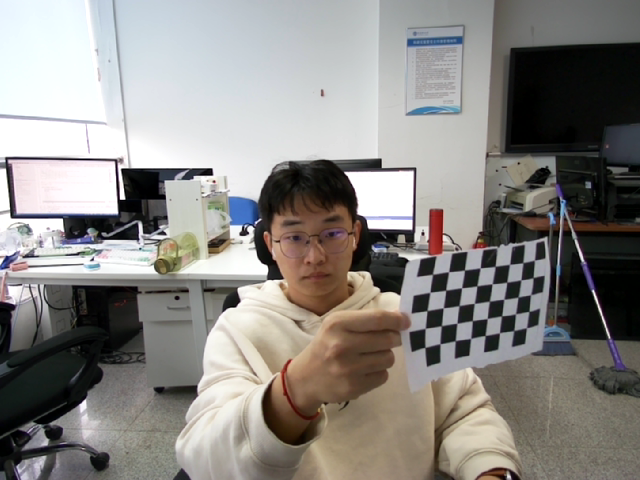
#> input picture Annotation/camera_check_ours/frames/D2/d0.png, 640 x 480 px
$ python camera_3d.py
#> lines starting #> are read from the running program, lines starting #| are printed output that depends on the picture; long printed decimals are rounded
import cv2 as cv
import glob
import numpy as np
import matplotlib.pyplot as plt


def calibrate_camera(images_folder):
#> called with images_folder = 'D2/*'
    images_names = glob.glob(images_folder)
    images = []
    for imname in images_names:
        im = cv.imread(imname, 1)
#> im is the input picture: shape (480, 640, 3); mean B, G, R 132.6, 136.2, 139.1
        images.append(im)

    # [12 lines of commented-out code are left out]
    criteria = (cv.TERM_CRITERIA_EPS + cv.TERM_CRITERIA_MAX_ITER, 30, 0.001)

    rows = 5  # number of checkerboard rows.
    columns = 8  # number of checkerboard columns.
    world_scaling = 1.  # change this to the real world square size. Or not.

    # coordinates of squares in the checkerboard world space
    objp = np.zeros((rows * columns, 3), np.float32)
    objp[:, :2] = np.mgrid[0:rows, 0:columns].T.reshape(-1, 2)
    objp = world_scaling * objp

    # frame dimensions. Frames should be the same size.
    width = images[0].shape[1]
#> width = 640
    height = images[0].shape[0]
#> height = 480

    # Pixel coordinates of checkerboards
    imgpoints = []  # 2d points in image plane.

    # coordinates of the checkerboard in checkerboard world space.
    objpoints = []  # 3d point in real world space

    for frame in images:
        gray = cv.cvtColor(frame, cv.COLOR_BGR2GRAY)

        # find the checkerboard
        ret, corners = cv.findChessboardCorners(gray, (rows, columns), None)

        if ret == True:
            # Convolution size used to improve corner detection. Don't make this too large.
            conv_size = (11, 11)

            # opencv can attempt to improve the checkerboard coordinates
            corners = cv.cornerSubPix(gray, corners, conv_size, (-1, -1), criteria)
            cv.drawChessboardCorners(frame, (rows, columns), corners, ret)
            cv.imshow('img', frame)
            cv.waitKey(500)

            objpoints.append(objp)
            imgpoints.append(corners)
#> this loop made 3 passes
#> pass 1, in calibrate_camera, `gray = cv.cvtColor(frame, cv.COLOR_BGR2GRAY)`:
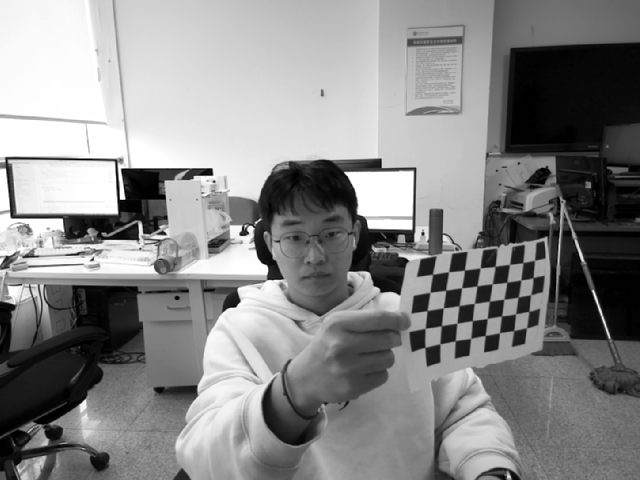
#> gray: shape (480, 640); min 0, max 255, mean 136.7
#> pass 1, in calibrate_camera, `cv.imshow('img', frame)`:
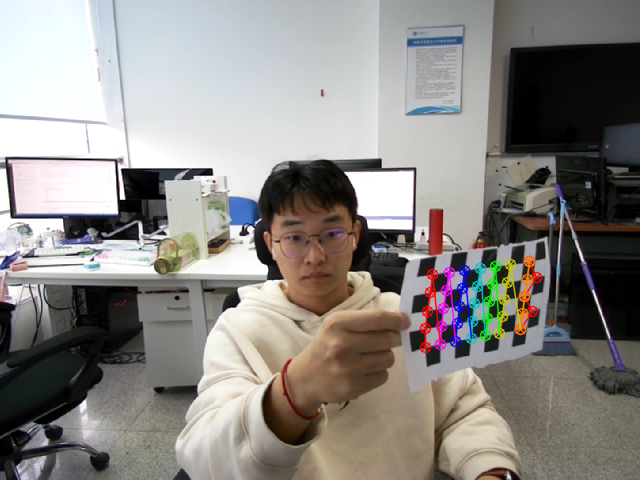
#> window 'img': shape (480, 640, 3); mean B, G, R 132.5, 136.3, 139.6
#> pass 2, in calibrate_camera, `gray = cv.cvtColor(frame, cv.COLOR_BGR2GRAY)`:
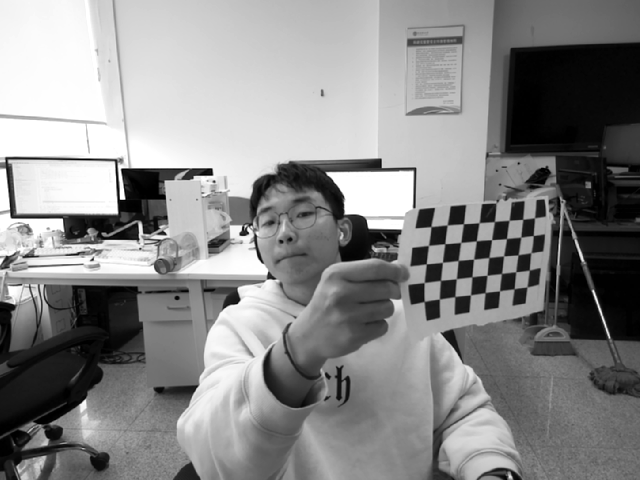
#> gray: shape (480, 640); min 0, max 255, mean 137
#> pass 2, in calibrate_camera, `cv.imshow('img', frame)`:
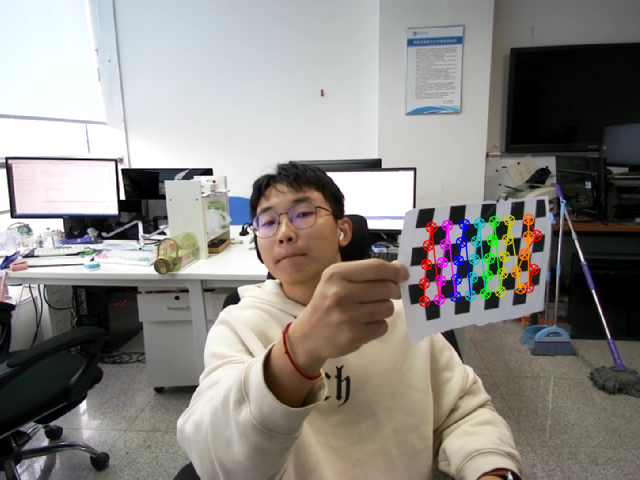
#> window 'img': shape (480, 640, 3); mean B, G, R 132.4, 136.6, 140
#> after the loop:
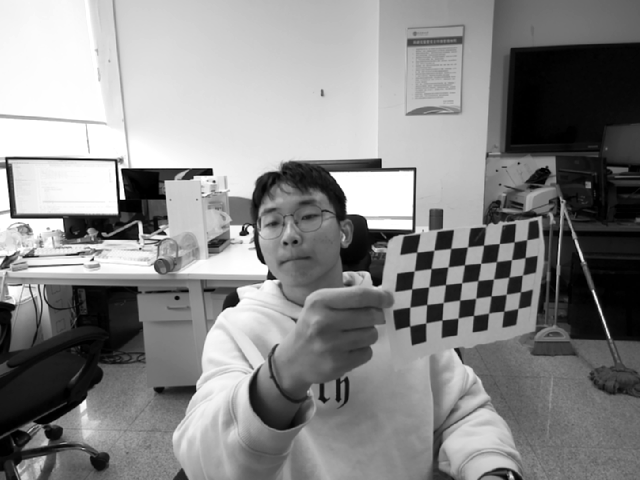
#> gray: shape (480, 640); min 0, max 255, mean 136.6
#> after the loop, imgpoints = 3 items; objpoints = 3 items

    ret, mtx, dist, rvecs, tvecs = cv.calibrateCamera(objpoints, imgpoints, (width, height), None, None)
#> ret = 2.37; mtx = [[1056.7, 0, 360.3], [0, 1261.7, 269], [0, 0, 1]]; dist = [[-5.99, 379.3, -0.0247, -0.411, -5195.1]]; rvecs = ([0.377, -0.676, 1.48], [0.4, -0.678, 1.49], [0.408, -0.701, 1.48]); tvecs = ([10.48, -0.337, 48.18], [10.38, -2.21, 47.8], [9.56, -1.2, 47.15])
    """
    设置标定板的世界坐标
    """
    world_point = np.zeros((rows * columns, 3), np.float32)
    world_point[:, :2] = np.mgrid[:rows, :columns].T.reshape(-1, 2)
    axis = np.float32([[3, 0, 0], [0, 3, 0], [0, 0, -3]]).reshape(-1, 3)
    img = images[0]
    gray = cv.cvtColor(img, cv.COLOR_BGR2GRAY)
    corner = imgpoints[0]
#> corner = 40 rows, first 8: [528.8, 261.4], [536.3, 276.8], [524.1, 295.8], [532.2, 310.6], [520.1, 329.4], [528.8, 261.4], [527.2, 278.7], [524.1, 295.8]
    corners_ex = cv.cornerSubPix(gray, corner, (11, 11), (-1, -1), criteria)
#> corners_ex = 40 rows, first 8: [527.1, 266.5], [527.1, 266.5], [521.2, 304.4], [521.2, 304.4], [520.2, 335.8], [527.1, 266.5], [527.2, 278.7], [521.2, 304.4]
    _, rvec, tvec, inliers = cv.solvePnPRansac(world_point, corners_ex, mtx, dist)
#> rvec = [0.402, -0.66, 1.51]; tvec = [10.55, -0.185, 47.35]; inliers = 28 values from 0 to 39
    rotation_m, _ = cv.Rodrigues(rvec)
#> rotation_m = [[-0.0619, -0.987, -0.149], [0.779, 0.0452, -0.625], [0.624, -0.154, 0.766]]
    rotation_t = np.hstack([rotation_m, tvec])
#> rotation_t = [[-0.0619, -0.987, -0.149, 10.55], [0.779, 0.0452, -0.625, -0.185], [0.624, -0.154, 0.766, 47.35]]
    rotation_t_homogeneous_mtx = np.vstack([rotation_t, np.array([0, 0, 0, 1])])
#> rotation_t_homogeneous_mtx = [[-0.0619, -0.987, -0.149, 10.55], [0.779, 0.0452, -0.625, -0.185], [0.624, -0.154, 0.766, 47.35], [0, 0, 0, 1]]
    RT = np.zeros([3, 4])
    for i in range(3):
        for j in range(3):
            RT[i][j] = rotation_m[i][j]
#> after the loop, RT = [[-0.0619, -0.987, -0.149, 0], [0.779, 0.0452, -0.625, 0], [0.624, -0.154, 0.766, 0]]
    for i in range(3):
        RT[i][3] = mtx[1][i]
#> after the loop, RT = [[-0.0619, -0.987, -0.149, 0], [0.779, 0.0452, -0.625, 1261.7], [0.624, -0.154, 0.766, 269]]
    print('RT:', RT)
#| RT: [[-6.18876354e-02 -9.86965984e-01 -1.48553243e-01  0.00000000e+00]
#|  [ 7.79366861e-01  4.51921283e-02 -6.24935971e-01  1.26170351e+03]
#|  [ 6.23503983e-01 -1.54453285e-01  7.66411747e-01  2.68996437e+02]]
    print('rmse:', ret)
#| rmse: 2.372
    print('camera matrix:\n', mtx)
#| camera matrix:
#|  [[1.05666746e+03 0.00000000e+00 3.60293120e+02]
#|  [0.00000000e+00 1.26170351e+03 2.68996437e+02]
#|  [0.00000000e+00 0.00000000e+00 1.00000000e+00]]
    print('distortion coeffs:', dist)
#| distortion coeffs: [[-5.98977352e+00  3.79329404e+02 -2.47051984e-02 -4.10942688e-01
#|   -5.19512012e+03]]
    print('Rs:\n', rvecs)
#| Rs:
#|  (array([[ 0.377],
#|        [-0.6764],
#|        [ 1.483 ]]), array([[ 0.4],
#|        [-0.6785],
#|        [ 1.488]]), array([[ 0.4078],
#|        [-0.7007],
#|        [ 1.484]]))
    print('Ts:\n', tvecs)
#| Ts:
#|  (array([[10.477],
#|        [-0.3371],
#|        [48.183]]), array([[10.381],
#|        [-2.211  ],
#|        [47.804 ]]), array([[ 9.560],
#|        [-1.199 ],
#|        [47.155]]))

    return mtx, dist


# [149 lines left out: functions stereo_calibrate, triangulate, not called in this run]


mtx1, dist1 = calibrate_camera(images_folder='D2/*')
#> mtx1 = [[1056.7, 0, 360.3], [0, 1261.7, 269], [0, 0, 1]]; dist1 = [[-5.99, 379.3, -0.0247, -0.411, -5195.1]]
mtx2, dist2 = calibrate_camera(images_folder='J2/*')
#> (the run stopped early here; a loop or call above may not have finished)
